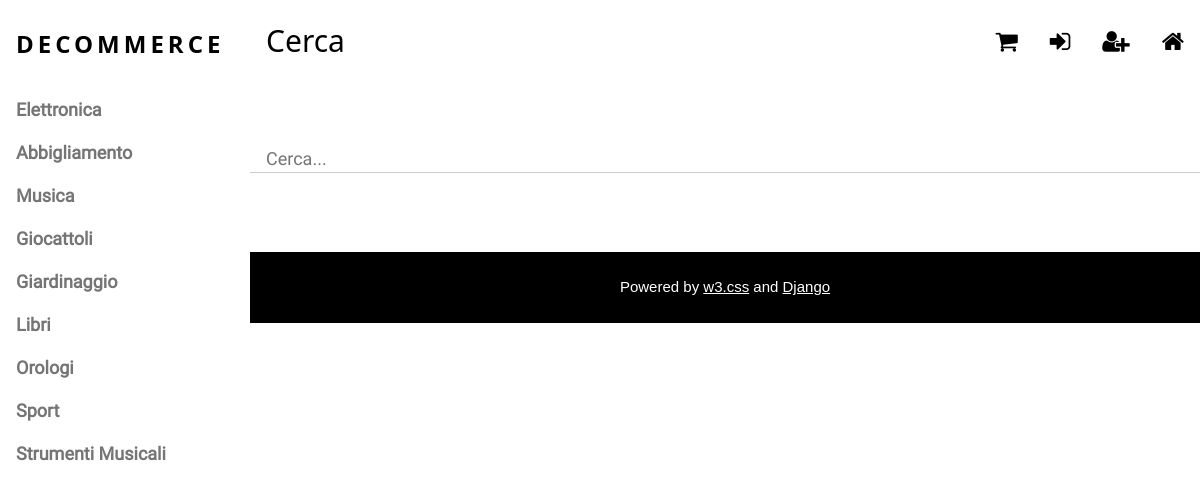
The app's page /search/ with its own data.
### decommerce/models.py (models this page shows, shortened)
class Category(models.Model):
    name = models.CharField(max_length=50, unique=True, blank=False)
    class Meta:
        verbose_name = _('category')

### decommerce/views.py (the view)
# urls.py: url(r'^search/$', views.search, name='search'),
def search(request):
    if request.method == 'POST':
        query = request.POST['search']
        return render(request, 'decommerce/search.html',
                      context={'query': query, 'product_list': search_term(query)})
    else:
        return render(request, 'decommerce/search_form.html')

### decommerce/context_processor.py (called while the page is built, shortened)
def base_context(request):
    context = {'categories': Category.objects.all()}
    user = request.user
    return context

### decommerce/templates/decommerce/search_form.html (shortened to what this page needs)
{% extends 'decommerce/base.html' %}
{% block top_title %}Cerca{% endblock %}
{% block content %}
    <form class="w3-padding-64 w3-large" action="{% url 'decommerce:search' %}" method="post">
        <input id="searchFieldBig" class="w3-container w3-input w3-margin-right" name="search" type="search"
               placeholder="Cerca..."
               style="font-family: Roboto, sans-serif;">
    </form>
{% endblock %}

### decommerce/templates/decommerce/base.html (shortened to what this page needs)
<!DOCTYPE html>
<html lang="it">
<head>
    {% load staticfiles %}
    <link rel="stylesheet" type="text/css" href="{% static 'decommerce/w3.css' %}">
    <link rel="stylesheet" type="text/css" href="{% static 'decommerce/Roboto.css' %}">
    <link rel="stylesheet" type="text/css" href="{% static 'decommerce/Montserrat.css' %}">
    <link rel="stylesheet" type="text/css"
          href="https://cdnjs.cloudflare.com/ajax/libs/font-awesome/4.7.0/css/font-awesome.min.css">
    <link rel="stylesheet" type="text/css" href="{% static 'decommerce/base.css' %}">
</head>
<body class="w3-content" style="max-width: 1200px">
<nav class="w3-sidebar w3-bar-block w3-white w3-collapse w3-top" style="z-index:3;width: 250px;" id="mySidebar">
    <div class="w3-container w3-display-container w3-padding-16">
        <a href="{% url 'decommerce:index' %}" title="DECOMMERCE | Home" style="text-decoration: none"><h3
                class="w3-wide"><b>DECOMMERCE</b></h3>
        </a>
    </div>
    <div class="w3-large w3-text-grey" style="font-weight:bold">
        {% for category in categories %}
            {% if category.id == actual_category.id %}
                <a href="{% url 'decommerce:category' category.id %}" title="{{ category.name }}"
                   class="w3-bar-item w3-button w3-text-black">{{ category.name }}</a>
            {% else %}
                <a href="{% url 'decommerce:category' category.id %}"
                   class="w3-bar-item w3-button">{{ category.name }}</a>
            {% endif %}
        {% endfor %}
    </div>
</nav>
<div class="w3-main" id="contentDiv" style="margin-left: 250px">
    <header class="w3-bar w3-xlarge">
        <h2 class="w3-bar-item">{% block top_title %}{% endblock %}</h2>
        <div id="rightButtons" class="w3-margin-top">
        <a id="homeIcon" href="{% url 'decommerce:index' %}" class="w3-bar-item w3-right w3-button" title="Home">
            <i class="fa fa-home"></i></a>
        {% if request.user.is_authenticated %}
            <a href="{% url 'decommerce:profile' request.user.id %}" class="w3-bar-item w3-right w3-button"
               title="Profilo"><i id="profileIcon" class="fa fa-user"></i></a>
            <a href="{% url 'decommerce:logout' %}" class="w3-bar-item w3-right w3-button" title="Logout"><i
                    id="logoutIcon" class="fa fa-sign-out"></i></a>
        {% else %}
            <a href="{% url 'decommerce:register' %}" class="w3-bar-item w3-right w3-button" title="Registrati"><i
                    id="registerIcon" class="fa fa-user-plus"></i></a>
            <a href="{% url 'decommerce:login' %}" class="w3-bar-item w3-right w3-button" title="Login"><i
                    id="loginIcon" class="fa fa-sign-in"></i></a>
        {% endif %}
        <div class="w3-dropdown-click w3-right">
            <button class="w3-button" onclick="expand('cart')"><i class="fa fa-shopping-cart"></i></button>
        </div>
        </div>
    </header>
    {% block content %}{% endblock %}
    <div class="w3-black w3-center w3-padding-24">Powered by
        <a href="https://www.w3schools.com/w3css/default.asp" title="W3.CSS" target="_blank" class="w3-hover-opacity">
            w3.css</a> and <a href="https://www.djangoproject.com/" title="Django" target="_blank"
                              class="w3-hover-opacity">
            Django
        </a>
    </div>
</div>
</body>
</html>

### decommerce/static/decommerce/w3.css (style rules this page uses)
html { box-sizing:border-box }
*,*:before,*:after { box-sizing:inherit }
html { -ms-text-size-adjust:100%;-webkit-text-size-adjust:100% }
body { margin:0 }
article,aside,details,figcaption,figure,footer,header,main,menu,nav,section,summary { display:block }
a { background-color:transparent;-webkit-text-decoration-skip:objects }
button,input,select,textarea { font:inherit;margin:0 }
button,input { overflow:visible }
button,select { text-transform:none }
button,html [type=button],[type=reset],[type=submit] { -webkit-appearance:button }
[type=search] { -webkit-appearance:textfield;outline-offset:-2px }
html,body { font-family:Verdana,sans-serif;font-size:15px;line-height:1.5 }
html { overflow-x:hidden }
h2 { font-size:30px }
h3 { font-size:24px }
h1,h2,h3,h4,h5,h6 { font-family:"Segoe UI",Arial,sans-serif;font-weight:400;margin:10px 0 }
.w3-wide { letter-spacing:4px }
a { color:inherit }
.w3-btn,.w3-button { border:none;display:inline-block;outline:0;padding:8px 16px;vertical-align:middle;overflow:hidden;text-decoration:none;color:inherit;background-color:inherit;text-align:center;cursor:pointer;white-space:nowrap }
.w3-btn,.w3-button { -webkit-touch-callout:none;-webkit-user-select:none;-khtml-user-select:none;-moz-user-select:none;-ms-user-select:none;user-select:none }
.w3-tooltip,.w3-display-container { position:relative }
.w3-input { padding:8px;display:block;border:none;border-bottom:1px solid #ccc;width:100% }
.w3-dropdown-click,.w3-dropdown-hover { position:relative;display:inline-block;cursor:pointer }
.w3-sidebar { height:100%;width:200px;background-color:#fff;position:fixed!important;z-index:1;overflow:auto }
.w3-main,#main { transition:margin-left .4s }
.w3-bar { width:100%;overflow:hidden }
.w3-bar .w3-bar-item { padding:8px 16px;float:left;width:auto;border:none;outline:none;display:block }
.w3-bar .w3-dropdown-hover,.w3-bar .w3-dropdown-click { position:static;float:left }
.w3-bar .w3-button { white-space:normal }
.w3-bar-block .w3-bar-item { width:100%;display:block;padding:8px 16px;text-align:left;border:none;outline:none;white-space:normal;float:none }
.w3-container:after,.w3-container:before,.w3-panel:after,.w3-panel:before,.w3-row:after,.w3-row:before,.w3-row-padding:after,.w3-row-padding:before, .w3-cell-row:before,.w3-cell-row:after,.w3-clear:after,.w3-clear:before,.w3-bar:before,.w3-bar:after { content:"";display:table;clear:both }
.w3-content { max-width:980px;margin:auto }
@media (min-width:993px) { .w3-sidebar.w3-collapse { display:block!important } }
.w3-top,.w3-bottom { position:fixed;width:100%;z-index:1 }
.w3-top { top:0 }
.w3-container,.w3-panel { padding:0.01em 16px }
.w3-large { font-size:18px!important }
.w3-xlarge { font-size:24px!important }
.w3-center { text-align:center!important }
.w3-margin-top { margin-top:16px!important }
.w3-margin-right { margin-right:16px!important }
.w3-padding-16 { padding-top:16px!important;padding-bottom:16px!important }
.w3-padding-24 { padding-top:24px!important;padding-bottom:24px!important }
.w3-padding-64 { padding-top:64px!important;padding-bottom:64px!important }
.w3-right { float:right!important }
.w3-white,.w3-hover-white:hover { color:#000!important;background-color:#fff!important }
.w3-black,.w3-hover-black:hover { color:#fff!important;background-color:#000!important }
.w3-text-grey,.w3-hover-text-grey:hover,.w3-text-gray,.w3-hover-text-gray:hover { color:#757575!important }

### decommerce/static/decommerce/base.css (style rules this page uses)
.w3-sidebar a { font-family: "Roboto", sans-serif; }
body, h1, h2, h3, h4, h5, h6, .w3-wide { font-familiy: "Montserrat", sans-serif; }

### records on screen
Category: name "Elettronica"
Category: name "Abbigliamento"
Category: name "Musica"
Category: name "Giocattoli"
Category: name "Giardinaggio"
Category: name "Libri"
Category: name "Orologi"
Category: name "Sport"
Category: name "Strumenti Musicali"
